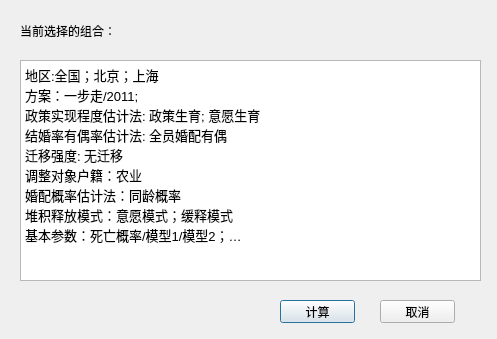
<?xml version="1.0" encoding="UTF-8"?>
<ui version="4.0">
 <class>EnterCaculate</class>
 <widget class="QDialog" name="EnterCaculate">
  <property name="geometry">
   <rect>
    <x>0</x>
    <y>0</y>
    <width>497</width>
    <height>339</height>
   </rect>
  </property>
  <property name="windowTitle">
   <string>进入计算</string>
  </property>
  <widget class="QLabel" name="label">
   <property name="geometry">
    <rect>
     <x>20</x>
     <y>20</y>
     <width>201</width>
     <height>21</height>
    </rect>
   </property>
   <property name="text">
    <string>当前选择的组合：</string>
   </property>
  </widget>
  <widget class="QTextBrowser" name="textBrowser">
   <property name="geometry">
    <rect>
     <x>20</x>
     <y>60</y>
     <width>461</width>
     <height>221</height>
    </rect>
   </property>
   <property name="html">
    <string>&lt;!DOCTYPE HTML PUBLIC &quot;-//W3C//DTD HTML 4.0//EN&quot; &quot;http://www.w3.org/TR/REC-html40/strict.dtd&quot;&gt;
&lt;html&gt;&lt;head&gt;&lt;meta name=&quot;qrichtext&quot; content=&quot;1&quot; /&gt;&lt;style type=&quot;text/css&quot;&gt;
p, li { white-space: pre-wrap; }
&lt;/style&gt;&lt;/head&gt;&lt;body style=&quot; font-family:'宋体'; font-size:9pt; font-weight:400; font-style:normal;&quot;&gt;
&lt;p style=&quot; margin-top:0px; margin-bottom:0px; margin-left:0px; margin-right:0px; -qt-block-indent:0; text-indent:0px;&quot;&gt;&lt;span style=&quot; font-size:10pt; color:#000000;&quot;&gt;地区&lt;/span&gt;&lt;span style=&quot; font-family:'Calibri'; font-size:10pt; color:#000000;&quot;&gt;:&lt;/span&gt;&lt;span style=&quot; font-size:10pt; color:#000000;&quot;&gt;全国；北京；上海&lt;/span&gt;&lt;span style=&quot; font-family:'Times New Roman'; font-size:10pt; color:#000000;&quot;&gt; &lt;/span&gt;&lt;/p&gt;
&lt;p style=&quot; margin-top:0px; margin-bottom:0px; margin-left:0px; margin-right:0px; -qt-block-indent:0; text-indent:0px;&quot;&gt;&lt;span style=&quot; font-size:10pt; color:#000000;&quot;&gt;方案：一步走&lt;/span&gt;&lt;span style=&quot; font-family:'Calibri'; font-size:10pt; color:#000000;&quot;&gt;/2011;&lt;/span&gt; &lt;/p&gt;
&lt;p style=&quot; margin-top:0px; margin-bottom:0px; margin-left:0px; margin-right:0px; -qt-block-indent:0; text-indent:0px;&quot;&gt;&lt;span style=&quot; font-size:10pt; color:#000000;&quot;&gt;政策实现程度估计法&lt;/span&gt;&lt;span style=&quot; font-family:'Calibri'; font-size:10pt; color:#000000;&quot;&gt;: &lt;/span&gt;&lt;span style=&quot; font-size:10pt; color:#000000;&quot;&gt;政策生育&lt;/span&gt;&lt;span style=&quot; font-family:'Calibri'; font-size:10pt; color:#000000;&quot;&gt;; &lt;/span&gt;&lt;span style=&quot; font-size:10pt; color:#000000;&quot;&gt;意愿生育&lt;/span&gt;&lt;span style=&quot; font-family:'Times New Roman'; font-size:10pt; color:#000000;&quot;&gt; &lt;/span&gt;&lt;/p&gt;
&lt;p style=&quot; margin-top:0px; margin-bottom:0px; margin-left:0px; margin-right:0px; -qt-block-indent:0; text-indent:0px;&quot;&gt;&lt;span style=&quot; font-size:10pt; color:#000000;&quot;&gt;结婚率有偶率估计法&lt;/span&gt;&lt;span style=&quot; font-family:'Calibri'; font-size:10pt; color:#000000;&quot;&gt;: &lt;/span&gt;&lt;span style=&quot; font-size:10pt; color:#000000;&quot;&gt;全员婚配有偶&lt;/span&gt;&lt;span style=&quot; font-family:'Times New Roman'; font-size:10pt; color:#000000;&quot;&gt; &lt;/span&gt;&lt;/p&gt;
&lt;p style=&quot; margin-top:0px; margin-bottom:0px; margin-left:0px; margin-right:0px; -qt-block-indent:0; text-indent:0px;&quot;&gt;&lt;span style=&quot; font-size:10pt; color:#000000;&quot;&gt;迁移强度&lt;/span&gt;&lt;span style=&quot; font-family:'Calibri'; font-size:10pt; color:#000000;&quot;&gt;: &lt;/span&gt;&lt;span style=&quot; font-size:10pt; color:#000000;&quot;&gt;无迁移&lt;/span&gt;&lt;span style=&quot; font-family:'Times New Roman'; font-size:10pt; color:#000000;&quot;&gt; &lt;/span&gt;&lt;/p&gt;
&lt;p style=&quot; margin-top:0px; margin-bottom:0px; margin-left:0px; margin-right:0px; -qt-block-indent:0; text-indent:0px;&quot;&gt;&lt;span style=&quot; font-size:10pt; color:#000000;&quot;&gt;调整对象户籍：农业&lt;/span&gt;&lt;span style=&quot; font-family:'Times New Roman'; font-size:10pt; color:#000000;&quot;&gt; &lt;/span&gt;&lt;/p&gt;
&lt;p style=&quot; margin-top:0px; margin-bottom:0px; margin-left:0px; margin-right:0px; -qt-block-indent:0; text-indent:0px;&quot;&gt;&lt;span style=&quot; font-size:10pt; color:#000000;&quot;&gt;婚配概率估计法：同龄概率&lt;/span&gt;&lt;span style=&quot; font-family:'Times New Roman'; font-size:10pt; color:#000000;&quot;&gt; &lt;/span&gt;&lt;/p&gt;
&lt;p style=&quot; margin-top:0px; margin-bottom:0px; margin-left:0px; margin-right:0px; -qt-block-indent:0; text-indent:0px;&quot;&gt;&lt;span style=&quot; font-size:10pt; color:#000000;&quot;&gt;堆积释放模式：意愿模式；缓释模式&lt;/span&gt;&lt;span style=&quot; font-family:'Times New Roman'; font-size:10pt; color:#000000;&quot;&gt; &lt;/span&gt;&lt;/p&gt;
&lt;p style=&quot; margin-top:0px; margin-bottom:0px; margin-left:0px; margin-right:0px; -qt-block-indent:0; text-indent:0px;&quot;&gt;&lt;span style=&quot; font-size:10pt; color:#000000;&quot;&gt;基本参数：死亡概率&lt;/span&gt;&lt;span style=&quot; font-family:'Calibri'; font-size:10pt; color:#000000;&quot;&gt;/&lt;/span&gt;&lt;span style=&quot; font-size:10pt; color:#000000;&quot;&gt;模型&lt;/span&gt;&lt;span style=&quot; font-family:'Calibri'; font-size:10pt; color:#000000;&quot;&gt;1/&lt;/span&gt;&lt;span style=&quot; font-size:10pt; color:#000000;&quot;&gt;模型&lt;/span&gt;&lt;span style=&quot; font-family:'Calibri'; font-size:10pt; color:#000000;&quot;&gt;2&lt;/span&gt;&lt;span style=&quot; font-size:10pt; color:#000000;&quot;&gt;；&lt;/span&gt;&lt;span style=&quot; font-family:'Calibri'; font-size:10pt; color:#000000;&quot;&gt;…&lt;/span&gt;&lt;span style=&quot; font-family:'Arial'; color:#000000;&quot;&gt; &lt;/span&gt;&lt;/p&gt;&lt;/body&gt;&lt;/html&gt;</string>
   </property>
  </widget>
  <widget class="QPushButton" name="pushButton">
   <property name="geometry">
    <rect>
     <x>280</x>
     <y>300</y>
     <width>75</width>
     <height>23</height>
    </rect>
   </property>
   <property name="text">
    <string>计算</string>
   </property>
  </widget>
  <widget class="QPushButton" name="pushButton_2">
   <property name="geometry">
    <rect>
     <x>380</x>
     <y>300</y>
     <width>75</width>
     <height>23</height>
    </rect>
   </property>
   <property name="text">
    <string>取消</string>
   </property>
  </widget>
 </widget>
 <resources/>
 <connections/>
</ui>
